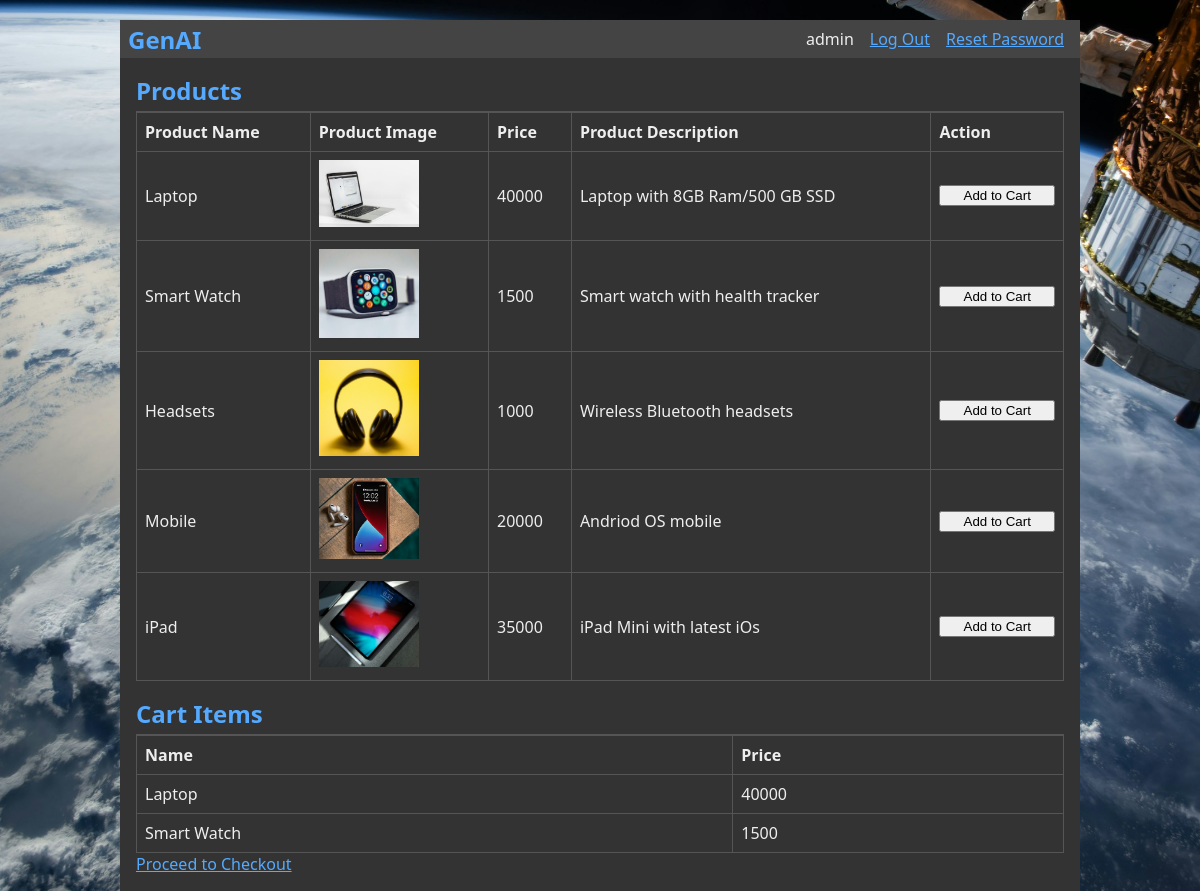
Screenshot of / (signed in) with the database file from the repository.
### tables this page shows
CREATE TABLE user (
    id integer primary key autoincrement,
    username text not null,
    password text not null,
    mobile_number text not null
);

CREATE TABLE product (
    id integer primary key autoincrement,
    name text not null,
    url text not null,
    price integer not null,
    description text not null
);

CREATE TABLE cart (
    id integer primary key autoincrement,
    name text not null,
    price integer not null
);

### flaskr/product.py (the view)
@bp.route('/')
@login_required
def index():
    db = get_db()
    products = db.execute(
        'SELECT * FROM product'
    ).fetchall()
    items = db.execute(
        'SELECT * FROM cart'
    ).fetchall()
    return render_template('product/index.html', products=products, items=items)

### flaskr/auth.py (called while the page is built)
@bp.before_app_request
def load_logged_in_user():
    user_id = session.get('user_id')
    if user_id is None:
        g.user = None
    else:
        g.user = get_db().execute(
            'SELECT * FROM user WHERE id = ?', (user_id,)
        ).fetchone()

def login_required(view):
    @functools.wraps(view)
    def wrapped_view(**kwargs):
        if g.user is None:
            return redirect(url_for('auth.login'))
        return view(**kwargs)
    return wrapped_view

### flaskr/db.py (called while the page is built)
def get_db():
    if 'db' not in g:
        g.db = sqlite3.connect(
            'database.db',
            detect_types=sqlite3.PARSE_DECLTYPES
        )
        g.db.row_factory = sqlite3.Row
    return g.db

### flaskr/templates/product/index.html (shortened to what this page needs)
{% extends 'base.html' %}
{% block header %}
  <h1>{% block title %}Products{% endblock %}</h1>
{% endblock %}
{% block content %}
<table>
    <thead>
        <tr>
            <th>Product Name</th>
            <th>Product Image</th>
            <th>Price</th>
            <th>Product Description</th>
            <th>Action</th>
        </tr>
    </thead>
    <tbody>
        {% for product in products %}
            <tr>
                <td>{{ product['name'] }}</td>
                <td><img src="{{ product['url'] }}" alt="{{ product['name'] }}"></td>
                <td>{{ product['price'] }}</td>
                <td>{{ product['description'] }}</td>
                <td>
                    <form action="/add_to_cart" method="post">
                        <button type="submit">Add to Cart</button>
                    </form>
                </td>
            </tr>
        {% endfor %}
    </tbody>
</table>
{% endblock %}
{% block cart_header %}
  <h1>{% block cart_title %}Cart Items{% endblock %}</h1>
{% endblock %}
{% block cart_details %}
<table>
    <thead>
        <tr>
            <th>Name</th>
            <th>Price</th>
        </tr>
    </thead>
    <tbody>
        {% for item in items %}
            <tr>
                <td>{{ item['name'] }}</td>
                <td>{{ item['price'] }}</td>
            </tr>
        {% endfor %}
    </tbody>
</table>
{% if items %}
    <a href="{{ url_for('product.checkout') }}">Proceed to Checkout</a>
{% endif %}
{% endblock %}

### flaskr/templates/base.html (shortened to what this page needs)
<!doctype html>
<html>
<head>
    <link rel="stylesheet" href="{{ url_for('static', filename='style.css') }}">
</head>
<body>
    <nav>
        <h1>GenAI</h1>
        <ul>
            {% if g.user %}
                <li><span>{{ g.user['username'] }}</span></li>
                <li><a href="{{ url_for('auth.logout') }}">Log Out</a></li>
                <li><a href="{{ url_for('auth.reset_password') }}">Reset Password</a></li>
            {% else %}
                <li><a href="{{ url_for('auth.register') }}">Register</a></li>
                <li><a href="{{ url_for('auth.login') }}">Log In</a></li>
            {% endif %}
        </ul>
    </nav>
    <section class="content">
        <header>
            {% block header %}{% endblock %}
        </header>
        {% block content %}{% endblock %}
        <header>
            {% block cart_header %}{% endblock %}
        </header>
        {% block cart_details %}{% endblock %}
    </section>
</body>
</html>

### flaskr/static/style.css (style rules this page uses)
html { font-family: 'Segoe UI', Tahoma, Geneva, Verdana, sans-serif; color: #eee; }
body { max-width: 960px; margin: 20px auto 0; background: #333; }
h1 { font-family: 'Segoe UI', Tahoma, Geneva, Verdana, sans-serif; color: #55aaff; margin: 1rem 0; }
a { color: #55aaff; }
nav { background: #444; display: flex; align-items: center; padding: 0 0.5rem; }
nav h1 { flex: auto; margin: 0; }
nav ul { display: flex; list-style: none; margin: 0; padding: 0; }
nav ul li a, nav ul li span, header .action { display: block; padding: 0.5rem; }
.content { padding: 0 1rem 1rem; background: #333; }
.content>header { border-bottom: 1px solid #555; display: flex; align-items: flex-end; }
.content>header h1 { flex: auto; margin: 1rem 0 0.25rem 0; }
.content:last-child { margin-bottom: 0; }
.content form { margin: 1em 0; display: flex; flex-direction: column; }
table { border-collapse: collapse; width: 100%; }
th, td { border: 1px solid #555; padding: 8px; text-align: left; }
th { background-color: #333; color: #eee; }
img { max-width: 100px; max-height: 100px; }

### rows the page displays
user: user.username "admin"
product: name "Laptop", url (picture), price "40000", description "Laptop with 8GB Ram/500 GB SSD"
product: name "Smart Watch", url (picture), price "1500", description "Smart watch with health tracker"
product: name "Headsets", url (picture), price "1000", description "Wireless Bluetooth headsets"
product: name "Mobile", url (picture), price "20000", description "Andriod OS mobile"
product: name "iPad", url (picture), price "35000", description "iPad Mini with latest iOs"
cart: name "Laptop", price "40000"
cart: name "Smart Watch", price "1500"
